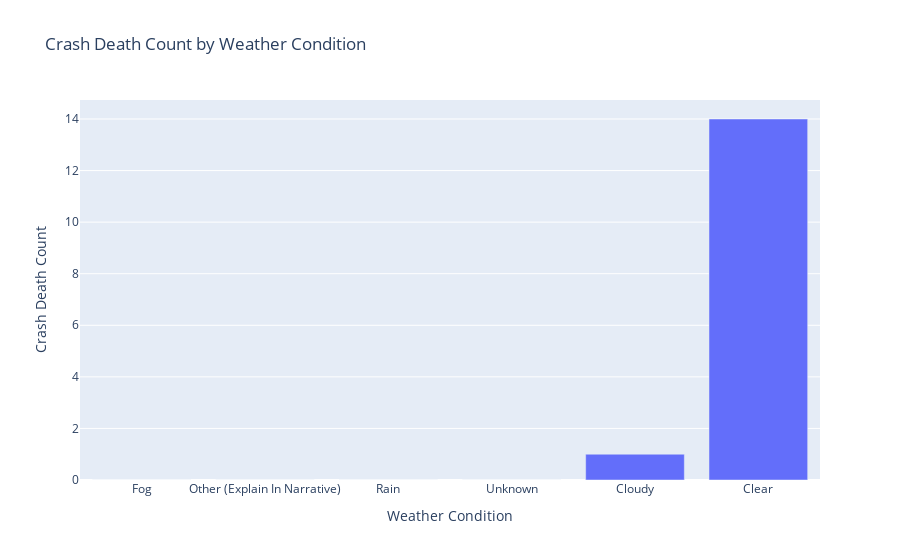

The notebook cell saved with this chart:
### Markdown cell above
### By Categorical Variable Weather Condition

### Code cell
#prepare data
df_pre1 = df[['Crash Death Count','Weather Condition']].groupby(by='Weather Condition').sum()
df_pre1.sort_values('Crash Death Count', inplace=True)
df_pre1.reset_index(inplace=True)

fig = px.bar(df_pre1, x='Weather Condition', y='Crash Death Count',title='Crash Death Count by Weather Condition')

fig.show()

### Figure 1 — Plotly figure (JSON) as saved in the notebook; plotly's stock layout.template omitted (floating-point values rounded to 4 significant figures)
{"data": [{"alignmentgroup": "True", "hovertemplate": "Weather Condition=%{x}<br>Crash Death Count=%{y}<extra></extra>", "legendgroup": "", "marker": {"color": "#636efa", "pattern": {"shape": ""}}, "name": "", "offsetgroup": "", "orientation": "v", "showlegend": false, "textposition": "auto", "type": "bar", "x": ["Fog", "Other (Explain In Narrative)", "Rain", "Unknown", "Cloudy", "Clear"], "xaxis": "x", "y": [0, 0, 0, 0, 1, 14], "yaxis": "y"}], "layout": {"barmode": "relative", "legend": {"tracegroupgap": 0}, "title": {"text": "Crash Death Count by Weather Condition"}, "xaxis": {"anchor": "y", "domain": [0, 1], "title": {"text": "Weather Condition"}}, "yaxis": {"anchor": "x", "domain": [0, 1], "title": {"text": "Crash Death Count"}}}}
